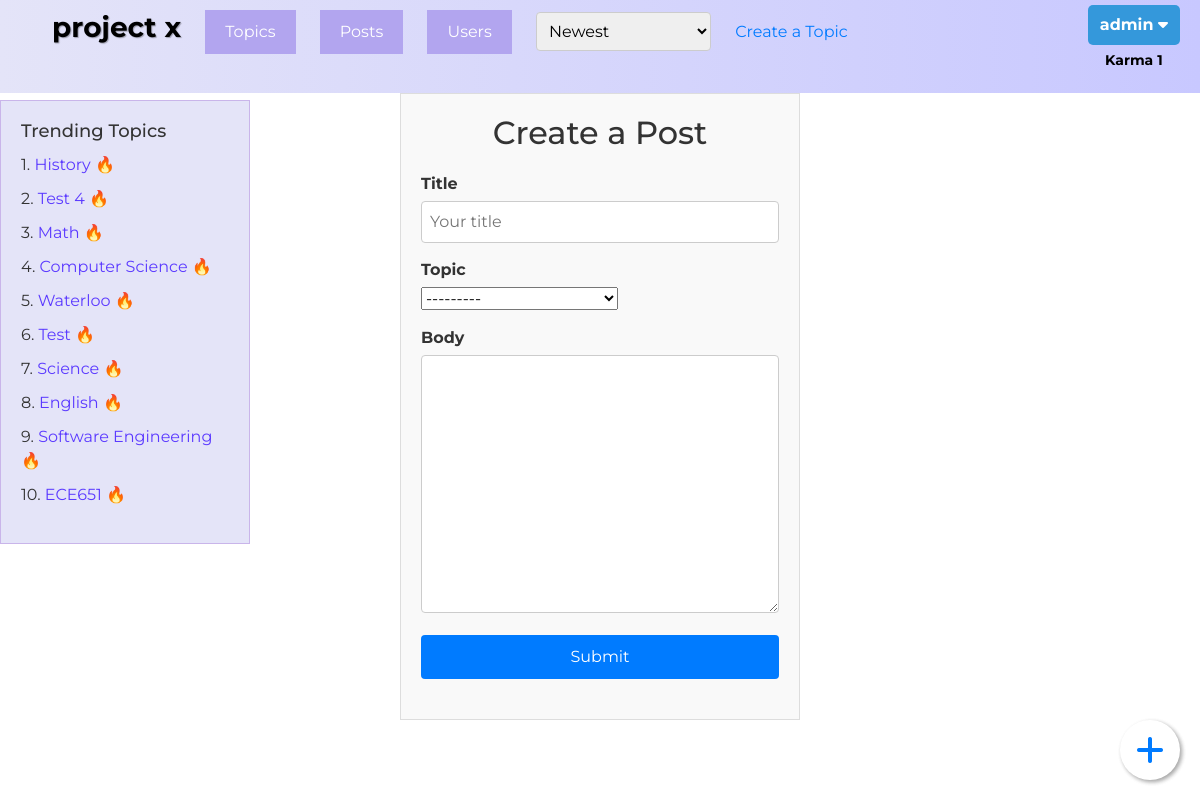
Page /ask/ (signed in) on the committed database.
### QuestionHub/models.py (models this page shows, shortened)
class UserProfile(models.Model):
    id = models.AutoField(primary_key=True, editable=False)
    user = models.OneToOneField(User, on_delete=models.CASCADE)
    bio = models.TextField(default="")
    pic = models.ImageField(upload_to="img", blank=True, null=True)
    friends = models.ManyToManyField(User, related_name='my_friends', blank=True)
    friend_requests = models.ManyToManyField(User, related_name='pending_friend_requests', blank=True) #people who tried to add me
    num_posts = models.IntegerField(default=0)
    num_comments = models.IntegerField(default=0)
    karma = models.IntegerField(default=0)
    total_views = models.IntegerField(default=0)

class Topic(models.Model):
    id = models.AutoField(primary_key=True, editable=False)
    name = models.CharField(max_length=255)
    def __str__(self):
        return self.name

### QuestionHub/views.py (the view, shortened to what this page needs)
# urls.py: path('ask/', views.create_post, name='create_post'),
@login_required(login_url='register')
def create_post(request):
    current_user = request.user
    posts = Post.objects.all().order_by("timestamp")
    topics = Topic.objects.all()
    trending_topics = Topic.objects.annotate(total_views=Sum('post__num_views')).order_by('-total_views')[:10]
    users = User.objects.all()
    form = PostForm()
    context = {
        'all_posts': posts,
        'trending_topics': trending_topics,
        'topics': topics,
        'users': users,
        'form': form,
        'current_user': current_user
    }
    return render(request, 'create_post.html', context)

### QuestionHub/forms.py
class PostForm(forms.ModelForm):
    class Meta:
        model = Post
        fields = ['topic', 'title', 'body']
        widgets = {
            'title': forms.TextInput(attrs={
                'autofocus': True,
                'placeholder': 'Your title'
            })
        }

### QuestionHub/templates/create_post.html (shortened to what this page needs)
{% extends './base.html' %}
{% block post %}
<div class="create-post-Page">
    <h2 class="create-title">Create a Post</h2>
    <form method="POST" action="" class="Post-form">
        <div class="fields">
            <label for="{{ form.title.id_for_label }}">Title</label>
            {{ form.title }}
        </div>
        <div class="fields">
            <label for="{{ form.topic.id_for_label }}">Topic</label>
            {{ form.topic }}
        </div>
        <div class="fields">
            <label for="{{ form.body.id_for_label }}">Body</label>
            {{ form.body }}
        </div>
    <input type="submit" value="Submit" class="submit-button"/>
    </form>
</div>
{% endblock %}

### QuestionHub/templates/navbar.html (shortened to what this page needs)
<nav class="navbar">
    <div class="main-menu">
        <ul>
            <li>
                <a class = "project-x-btn" href="{% url 'home' %}"><b>project x</b></a>
            </li>
            <li>
                {% include 'topic_selection.html' %}
            </li>
            <li>
                {% include 'post_selection.html' %}
            </li>
            <li>
                {% include 'user_selection.html' %}
            </li>
            <li>
                {%include 'ordering.html' %}
            </li>
            {% if current_user.is_authenticated %}
            <li>
                <a href="{% url 'create_topic' %}">Create a Topic</a>
            </li>
            {% endif %}
        </ul>
    </div>
    <div class="user-menu">
        <ul>
            {% if current_user.is_authenticated %}
            <li class="user-dropdown">
                <button class="username-btn">{{ current_user.username }} <i class="fas fa-caret-down"></i></button>
                <span class="karma">Karma {{ current_user.userprofile.karma }}</span>
            </li>
            {% endif %}
        </ul>
    </div>
</nav>

### QuestionHub/templates/sidebar.html
{% if not current_page == 'user_profile' and not current_page == 'my_profile' %}
<div class="sidebar">
    <h2>Trending Topics</h2>
    <ul>
        {% for topic in trending_topics %}
            <li>{{ forloop.counter }}. <a href="{% url 'topic_detail' topic.id %}">{{ topic.name }} 🔥</a></li>
        {% endfor %}
    </ul>
</div>
{%endif%}

### QuestionHub/templates/base.html (style rules this page uses)
body { font-family: 'Montserrat', sans-serif; font-size: 16px; line-height: 1.5; color: #333; }
h1, h2, h3, h4, h5, h6 { margin-top: 0; margin-bottom: 10px; }
a { color: #007bff; text-decoration: none; }
button { border: none; }
.navbar { background: rgb(2,0,36); background: linear-gradient(90deg, rgba(2,0,36,1) 0%, rgba(228,228,248,1) 0%, rgba(200,200,255,1) 100%); padding: 5px 20px; display: flex; justify-content: space-between; align-items: center; }
.project-x-btn { color: #000; font-size: 28px; font-family: 'Montserrat', sans-serif; text-decoration: none; text-shadow: 1px 1px 1px rgba(0, 0, 0, 0.3); }
.main-menu { display: inline-block; margin: 0; padding: 0; list-style: none; }
.main-menu li { display: inline-block; margin-right: 20px; }
.user-menu li { display: inline-block; }
.main-menu li:last-child { margin-right: 0; }
.create-post-Page { max-width: 400px; margin: 0 auto; padding: 20px; border: 1px solid #ddd; background-color: #f9f9f9; }
.create-post-Page .create-title { margin-bottom: 20px; text-align: center; }
.create-post-Page .Post-form { margin-bottom: 20px; }
.create-post-Page .fields { margin-bottom: 15px; }
.create-post-Page label { display: block; margin-bottom: 5px; font-weight: bold; }
.create-post-Page input[type="text"], .create-post-Page textarea { width: 100%; padding: 8px; border: 1px solid #ccc; border-radius: 4px; }
.create-post-Page .submit-button { display: block; width: 100%; padding: 10px; background-color: #007bff; color: #fff; border: none; border-radius: 4px; cursor: pointer; transition: background-color 0.3s; }
.submit-button, #cancel-btn { padding: 8px 20px; margin-top: 10px; border: none; background-color: #4caf50; color: #fff; cursor: pointer; border-radius: 5px; }
.sidebar { width: 250px; padding: 20px; background-color: #E4E4F8; border: 1px solid #c9b5ea; position: absolute; top: 100px; left: 0; }
.sidebar h2 { font-size: 18px; margin-bottom: 10px; }
.sidebar ul { list-style-type: none; padding: 0; }
.sidebar ul li { margin-bottom: 10px; }
.sidebar ul li a { text-decoration: none; color: #5b3aff; }
.username-btn { background-color: #3498db; color: #fff; padding: 8px 12px; border: none; border-radius: 5px; cursor: pointer; font-weight: bold; }
.karma { font-size: 14px; font-weight: bold; color: #000; text-align: center; display: block; margin-top: 5px; }

### rows in the picture
Topic: name "History"
Topic: name "Test 4"
Topic: name "Math"
Topic: name "Computer Science"
Topic: name "Waterloo"
Topic: name "Test"
Topic: name "Science"
Topic: name "English"
Topic: name "Software Engineering"
Topic: name "ECE651"

### other values in the picture
{{ current_user.username }} "admin"
{{ current_user.userprofile.karma }} "1"
